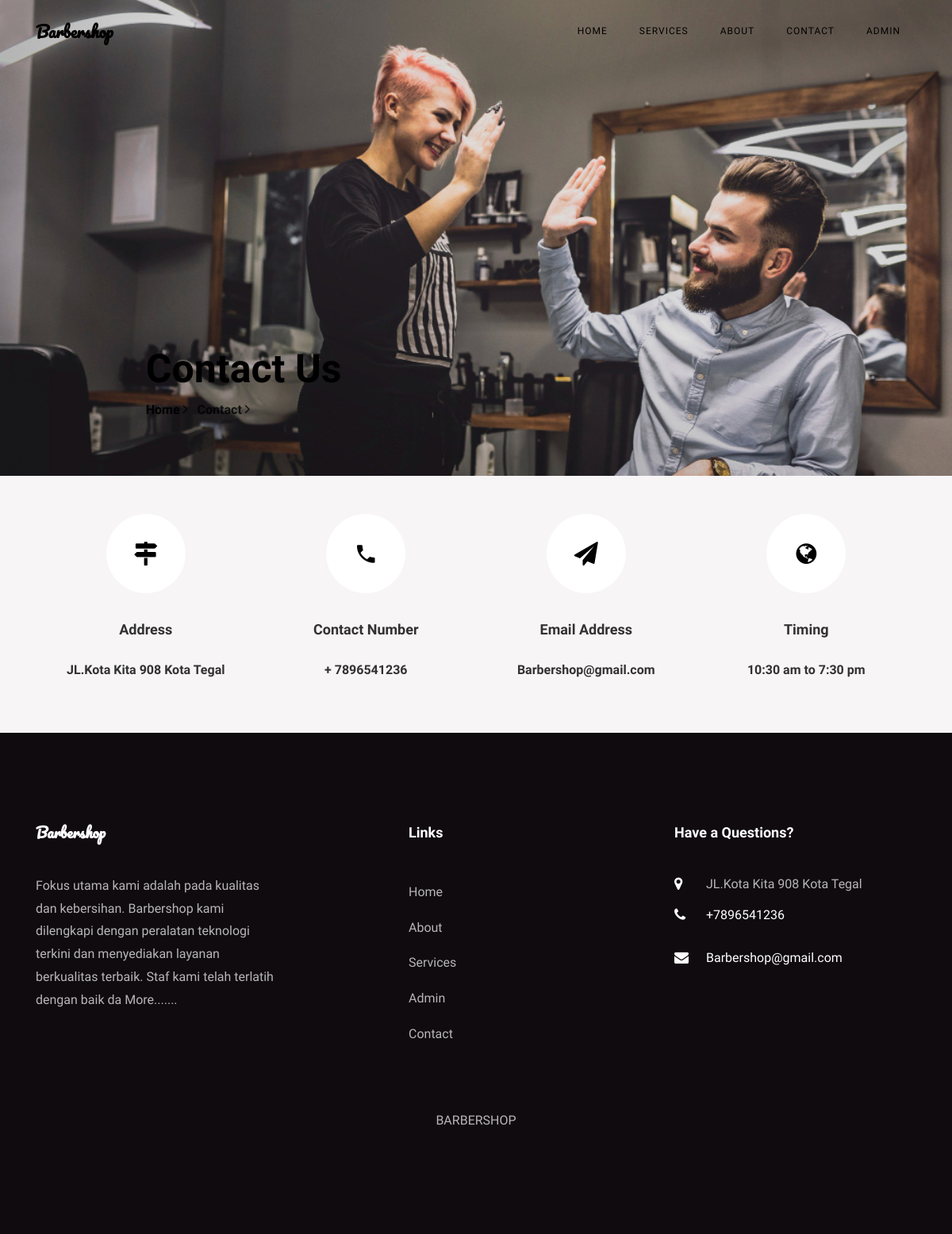
The app's page /bpms/contact.php with its own data.
### tables this page shows
CREATE TABLE `tblpage` (
  `ID` int(10) NOT NULL,
  `PageType` varchar(200) DEFAULT NULL,
  `PageTitle` mediumtext DEFAULT NULL,
  `PageDescription` mediumtext DEFAULT NULL,
  `Email` varchar(200) DEFAULT NULL,
  `MobileNumber` bigint(10) DEFAULT NULL,
  `UpdationDate` date DEFAULT NULL,
  `Timing` varchar(200) NOT NULL
);

### bpms/contact.php (the view, shortened to what this page needs)
<?php
include('includes/dbconnection.php');
?>
<!DOCTYPE html>
<html lang="en">
  <head>
    <link rel="stylesheet" href="css/open-iconic-bootstrap.min.css">
    <link rel="stylesheet" href="css/animate.css">
    <link rel="stylesheet" href="css/owl.carousel.min.css">
    <link rel="stylesheet" href="css/owl.theme.default.min.css">
    <link rel="stylesheet" href="css/magnific-popup.css">
    <link rel="stylesheet" href="css/aos.css">
    <link rel="stylesheet" href="css/ionicons.min.css">
    <link rel="stylesheet" href="css/bootstrap-datepicker.css">
    <link rel="stylesheet" href="css/jquery.timepicker.css">
    <link rel="stylesheet" href="css/flaticon.css">
    <link rel="stylesheet" href="css/icomoon.css">
    <link rel="stylesheet" href="css/style.css">
  </head>
  <body>
	   <?php include_once('includes/header.php');?>
    <section class="hero-wrap hero-wrap-2" style="background-image: url('images/clap.jpg');" data-stellar-background-ratio="0.5">
      <div class="overlay"></div>
      <div class="container">
        <div class="row no-gutters slider-text js-fullheight align-items-end justify-content-center">
          <div class="col-md-9 ftco-animate pb-5">
            <h2 class="mb-0 bread">Contact Us</h2>
            <p class="breadcrumbs"><span class="mr-2"><a href="index.php">Home <i class="ion-ios-arrow-forward"></i></a></span> <span>Contact <i class="ion-ios-arrow-forward"></i></span></p>
          </div>
        </div>
      </div>
    </section>
    <section class="contact-section bg-light">
      <div class="container">
        <div class="row no-gutters d-flex contact-info">
          <?php
$ret=mysqli_query($con,"select * from tblpage where PageType='contactus' ");
while ($row=mysqli_fetch_array($ret)) {
?>
          <div class="col-md-3 d-flex">
          	<div class="align-self-stretch box p-4 py-md-5 text-center">
          		<div class="icon d-flex align-items-center justify-content-center">
          			<span class="icon-map-signs"></span>
          		</div>
          		<h3 class="mb-4">Address</h3>
	            <p><?php  echo $row['PageDescription'];?></p>
	          </div>
          </div>
          <div class="col-md-3 d-flex">
          	<div class="align-self-stretch box p-4 py-md-5 text-center">
          		<div class="icon d-flex align-items-center justify-content-center">
          			<span class="icon-phone2"></span>
          		</div>
          		<h3 class="mb-4">Contact Number</h3>
	            <p><a href="tel://1234567920">+ <?php  echo $row['MobileNumber'];?></a></p>
	          </div>
          </div>
          <div class="col-md-3 d-flex">
          	<div class="align-self-stretch box p-4 py-md-5 text-center">
          		<div class="icon d-flex align-items-center justify-content-center">
          			<span class="icon-paper-plane"></span>
          		</div>
          		<h3 class="mb-4">Email Address</h3>
	            <p><a href="mailto:info@yoursite.com"><?php  echo $row['Email'];?></a></p>
	          </div>
          </div>
          <div class="col-md-3 d-flex">
          	<div class="align-self-stretch box p-4 py-md-5 text-center">
          		<div class="icon d-flex align-items-center justify-content-center">
          			<span class="icon-globe"></span>
          		</div>
          		<h3 class="mb-4">Timing</h3>
	            <p><?php  echo $row['Timing'];?></p>
	          </div>
          </div>
          <?php } ?>
        </div>
      </div>
    </section>
   <?php include_once('includes/footer.php');?>
  </body>
</html>

### bpms/includes/footer.php (shortened to what this page needs)
 <?php
include('includes/dbconnection.php');
?>
 <footer class="ftco-footer ftco-section">
      <div class="container">
        <div class="row mb-5">
          <div class="col-md">
            <div class="ftco-footer-widget mb-4">
              <h2 class="ftco-heading-2 logo">Barbershop</h2>
              <?php
$ret=mysqli_query($con,"select * from tblpage where PageType='aboutus' ");
while ($row=mysqli_fetch_array($ret)) {
?>
              <p><?php  echo substr($row['PageDescription'],0,200);?> <a href="about.php">More.......</a></p><?php } ?>
            </div>
          </div>
          <div class="col-md" style="padding-left: 150px">
             <div class="ftco-footer-widget mb-4">
              <h2 class="ftco-heading-2">Links</h2>
              <ul class="list-unstyled">
                <li><a href="index.php" class="py-2 d-block">Home</a></li>
                <li><a href="about.php" class="py-2 d-block">About</a></li>
                <li><a href="services.php" class="py-2 d-block">Services</a></li>
                <li><a href="admin/index.php" class="py-2 d-block">Admin</a></li>
                <li><a href="contact.php" class="py-2 d-block">Contact</a></li>
              </ul>
            </div>
          </div>
          <div class="col-md">
            <div class="ftco-footer-widget mb-4">
            	<h2 class="ftco-heading-2">Have a Questions?</h2>
            	<div class="block-23 mb-3">
                <?php
$ret=mysqli_query($con,"select * from tblpage where PageType='contactus' ");
while ($row=mysqli_fetch_array($ret)) {
?>
	              <ul>
	                <li><span class="icon icon-map-marker"></span><span class="text"><?php  echo $row['PageDescription'];?></span></li>
	                <li><a href="#"><span class="icon icon-phone"></span><span class="text">+<?php  echo $row['MobileNumber'];?></span></a></li>
	                <li><a href="#"><span class="icon icon-envelope"></span><span class="text"><?php  echo $row['Email'];?></span></a></li>
	              </ul>
	            </div>
               <?php } ?>
            </div>
          </div>
        </div>
        <div class="row">
          <div class="col-md-12 text-center text-capitalize">
            <p >BARBERSHOP</p>
          </div>
        </div>
      </div>
    </footer>

### bpms/css/icomoon.css (style rules this page uses)
[class^="icon-"], [class*=" icon-"] { font-family: 'icomoon' !important; speak: none; font-style: normal; font-weight: normal; font-variant: normal; text-transform: none; line-height: 1; -webkit-font-smoothing: antialiased; -moz-osx-font-smoothing: grayscale; }
.icon-map-marker:before { content: "\f041"; }
.icon-phone:before { content: "\f095"; }
.icon-globe:before { content: "\f0ac"; }
.icon-envelope:before { content: "\f0e0"; }
.icon-paper-plane:before { content: "\f1d8"; }
.icon-map-signs:before { content: "\f277"; }
.icon-phone2:before { content: "\e0cd"; }

### records on screen
tblpage: PageDescription "JL.Kota Kita 908 Kota Tegal", MobileNumber "7896541236", Email "Barbershop@gmail.com", Timing "10:30 am to 7:30 pm"
tblpage: PageDescription "Fokus utama kami adalah pada kualitas dan kebersihan. Barbershop kami dilengkapi dengan peralatan teknologi terkini dan menyediakan layanan berkualitas terbaik. Staf kami telah terlatih dengan baik da"
